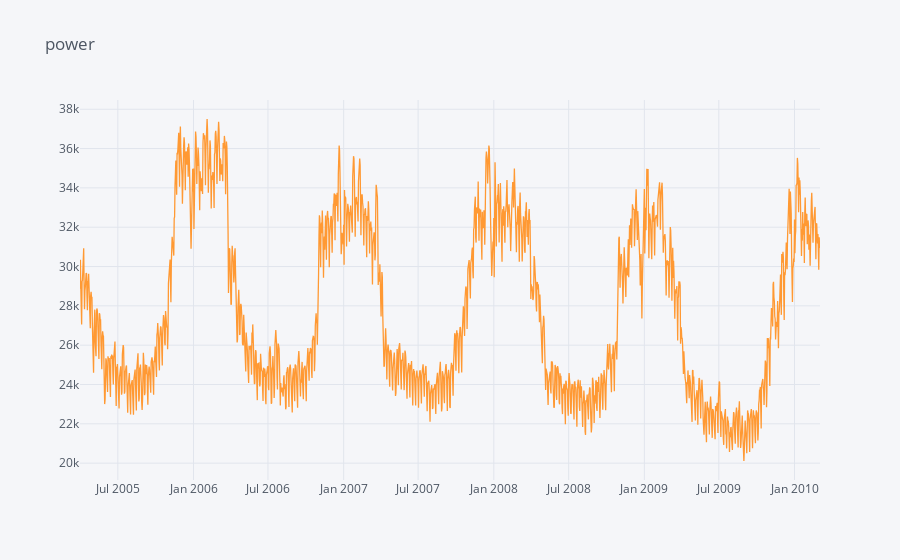

This figure's notebook cell:
### Code cell
import cufflinks as cf
import plotly.offline
from  plotly.offline import plot_mpl
cf.go_offline()
cf.set_config_file(offline=False, world_readable=True)

data.iplot(title="power")

### Figure 1 — Plotly figure (JSON) as saved in the notebook; plotly's stock layout.template omitted (floating-point values rounded to 4 significant figures; data arrays with more than 128 entries replaced by an {"elided": "..."} marker saying what was removed)
{"data": [{"line": {"color": "rgba(255, 153, 51, 1.0)", "dash": "solid", "shape": "linear", "width": 1.3}, "mode": "lines", "name": "GB_EAW_load_actual_tso", "text": "", "type": "scatter", "x": {"elided": "1800 str values"}, "y": {"elided": "1800 int values"}}], "layout": {"legend": {"bgcolor": "#F5F6F9", "font": {"color": "#4D5663"}}, "paper_bgcolor": "#F5F6F9", "plot_bgcolor": "#F5F6F9", "title": {"font": {"color": "#4D5663"}, "text": "power"}, "xaxis": {"gridcolor": "#E1E5ED", "showgrid": true, "tickfont": {"color": "#4D5663"}, "title": {"font": {"color": "#4D5663"}, "text": ""}, "zerolinecolor": "#E1E5ED"}, "yaxis": {"gridcolor": "#E1E5ED", "showgrid": true, "tickfont": {"color": "#4D5663"}, "title": {"font": {"color": "#4D5663"}, "text": ""}, "zerolinecolor": "#E1E5ED"}}}
